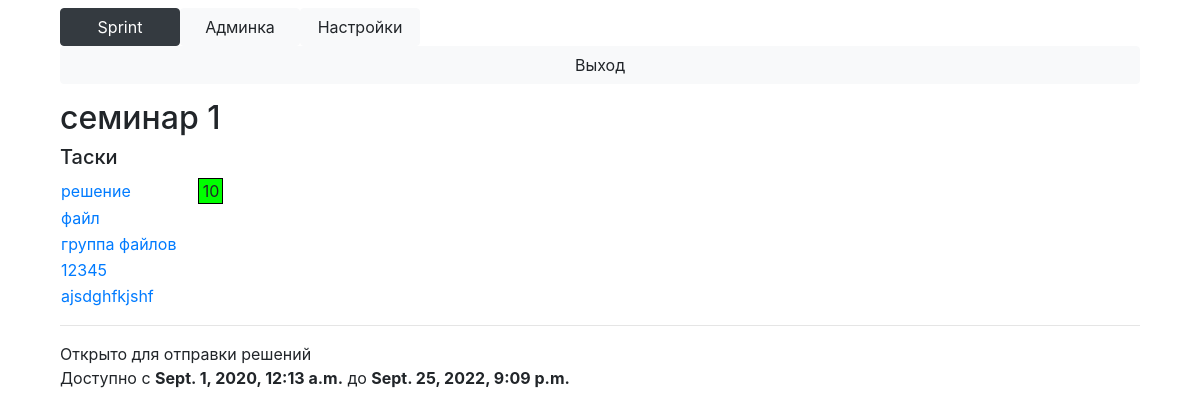
Before: /block?id=46 (signed in) with the older database file.
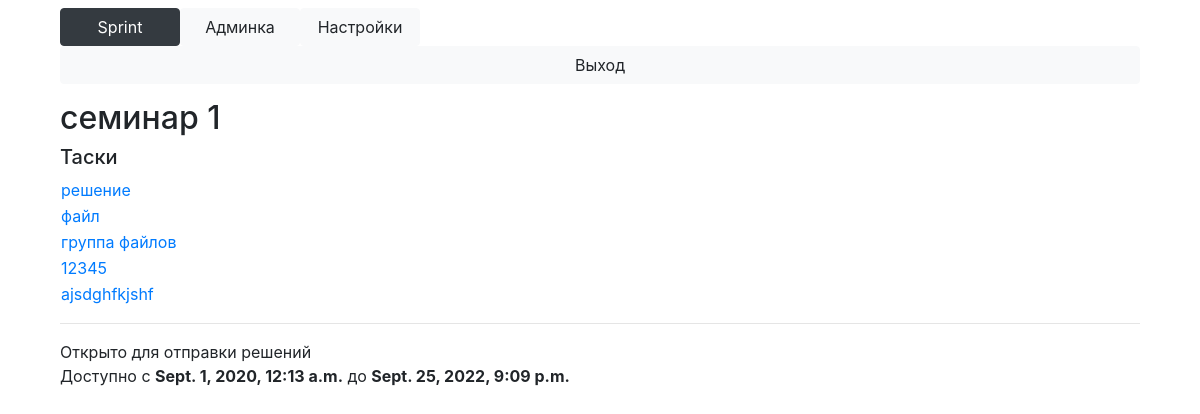
After: the same page with the newer database file.
### Main/models.py (models this page shows, shortened)
class Task(models.Model):
    name = models.TextField()
    block = models.ForeignKey(Block, on_delete=models.CASCADE)
    legend = models.TextField(default='')
    input = models.TextField(default='')
    output = models.TextField(default='')
    specifications = models.TextField(default='')
    time_limit = models.IntegerField(default=10000)
    weight = models.FloatField(default=1.0)
    max_mark = models.IntegerField(default=10)
    max_solutions_count = models.IntegerField(default=10)
    show_details = models.IntegerField(default=1)
    full_solution = models.IntegerField(default=0)

### Main/views.py (the view)
# urls.py: path('block', views.block),
def block(request):
    current_block = Block.objects.get(id=request.GET['id'])
    if not check_permission_block(request.user, current_block):
        return HttpResponseRedirect('/main')
    return render(request, 'block.html', context={'Block': current_block,
                                                  'is_admin': check_admin(request.user),
                                                  'user': request.user})

### Main/main.py (called while the page is built, shortened)
def check_login(user):
    return user.is_authenticated

def check_admin(user):
    if check_teacher(user):
        return True

def check_teacher(user):
    return user.is_staff and check_login(user)

def courses_available(user):
    if user.is_superuser:
        return Course.objects.all()
    else:
        return [s.course for s in Subscribe.objects.filter(user=user)]

def blocks_available(user):
    courses = courses_available(user)
    blocks = {}
    is_admin = check_admin(user)
    for course in courses:
        if is_admin:
            blocks[course] = Block.objects.filter(
                course=course
            )
    return blocks

def check_permission_block(user, block):
    blocks = blocks_available(user)
    for course in blocks.keys():
        if block in blocks[course]:
            return True
    return False

### Main/models.py (called while the page is built)
    @property
    def tasks(self):
        return Task.objects.filter(block=self)

### Main/templatetags/filters.py (called while the page is built)
@register.filter('mark_for_task')
def mark_for_task(task, user):
    try:
        return int(list(Solution.objects.filter(task=task, user=user, mark__isnull=False))[-1].mark * 10 / task.max_mark)
    except IndexError:
        return -1

### templates/block.html (shortened to what this page needs)
{% extends 'base_main.html' %}
{% load filters %}
{% block content %}
    <h2>{{ Block.name }}</h2>
    <h5>Таски</h5>
    <table>
        {% for task in Block.tasks %}
            <tr>
                <td>
                    <a href="/task?id={{ task.id }}">{{ task.name }}</a>
                </td>
                <td>
                    {% with mark=task|mark_for_task:user %}
                        {% if mark|marked %}
                            <div style="margin-left: 20px; border: 1px solid black; background: {{ mark|mark_color }}; width: 25px; text-align: center;">
                                {{ mark }}
                            </div>
                        {% endif %}
                    {% endwith %}
                </td>
            </tr>
        {% endfor %}
    </table>
    <hr>
    {% if Block.opened %}
        Открыто для отправки решений
    {% else %}
        Закрыто для отправки решений
    {% endif %}
    <br>Доступно с <b>{{ Block.time_start }}</b> до <b>{{ Block.time_end }}</b>
{% endblock %}

Changed rows visible on the page:
changed Task "решение": mark "10" → (not shown)
